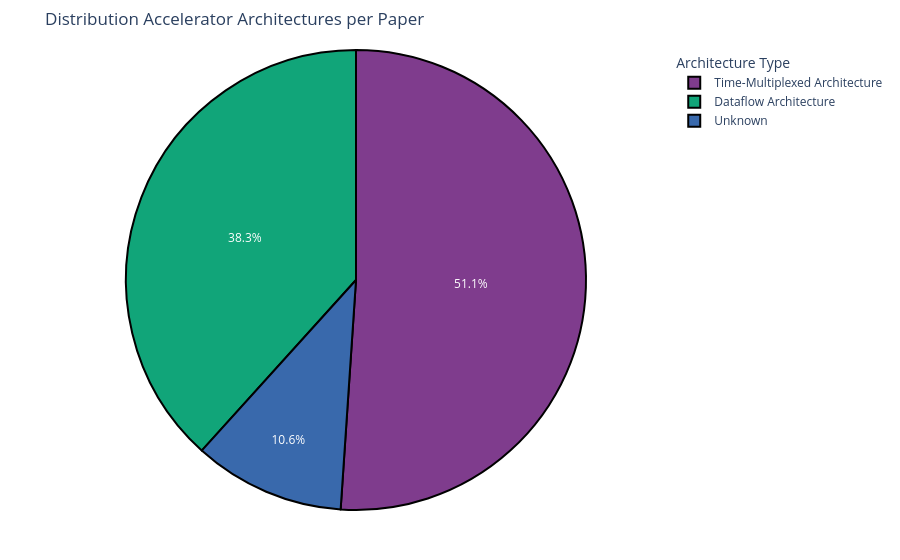

Notebook code for this chart:
### Code cell
# Replace None values with "Unknown" for better visualization
tmp_df = research_df['Accelerator Architecture'].fillna("Unknown")

# Plot the distribution of accelerator architectures with improved title
fig3 = px.pie(tmp_df, names='Accelerator Architecture', 
              title='Distribution Accelerator Architectures per Paper',
              hole=0,
              color_discrete_sequence=px.colors.qualitative.Bold)

# Add border around segments and show percentage values
fig3.update_traces(marker=dict(line=dict(color='#000000', width=2)))

# Improve layout
fig3.update_layout(legend_title_text='Architecture Type',
                  margin=dict(t=50, b=50, l=50, r=50))

fig3.show()

### Figure 1 — Plotly figure (JSON) as saved in the notebook; plotly's stock layout.template omitted (floating-point values rounded to 4 significant figures)
{"data": [{"domain": {"x": [0, 1], "y": [0, 1]}, "hole": 0, "hovertemplate": "Accelerator Architecture=%{label}<extra></extra>", "labels": ["Unknown", "Dataflow Architecture", "Dataflow Architecture", "Dataflow Architecture", "Dataflow Architecture", "Dataflow Architecture", "Dataflow Architecture", "Dataflow Architecture", "Time-Multiplexed Architecture", "Dataflow Architecture", "Time-Multiplexed Architecture", "Time-Multiplexed Architecture", "Dataflow Architecture", "Dataflow Architecture", "Dataflow Architecture", "Unknown", "Time-Multiplexed Architecture", "Time-Multiplexed Architecture", "Time-Multiplexed Architecture", "Time-Multiplexed Architecture", "Time-Multiplexed Architecture", "Dataflow Architecture", "Dataflow Architecture", "Unknown", "Time-Multiplexed Architecture", "Dataflow Architecture", "Time-Multiplexed Architecture", "Dataflow Architecture", "Time-Multiplexed Architecture", "Time-Multiplexed Architecture", "Unknown", "Dataflow Architecture", "Time-Multiplexed Architecture", "Time-Multiplexed Architecture", "Unknown", "Time-Multiplexed Architecture", "Time-Multiplexed Architecture", "Time-Multiplexed Architecture", "Time-Multiplexed Architecture", "Time-Multiplexed Architecture", "Time-Multiplexed Architecture", "Time-Multiplexed Architecture", "Time-Multiplexed Architecture", "Dataflow Architecture", "Time-Multiplexed Architecture", "Time-Multiplexed Architecture", "Dataflow Architecture"], "legendgroup": "", "marker": {"line": {"color": "#000000", "width": 2}}, "name": "", "showlegend": true, "type": "pie"}], "layout": {"legend": {"title": {"text": "Architecture Type"}, "tracegroupgap": 0}, "margin": {"b": 50, "l": 50, "r": 50, "t": 50}, "piecolorway": ["rgb(127, 60, 141)", "rgb(17, 165, 121)", "rgb(57, 105, 172)", "rgb(242, 183, 1)", "rgb(231, 63, 116)", "rgb(128, 186, 90)", "rgb(230, 131, 16)", "rgb(0, 134, 149)", "rgb(207, 28, 144)", "rgb(249, 123, 114)", "rgb(165, 170, 153)"], "title": {"text": "Distribution Accelerator Architectures per Paper"}}}
